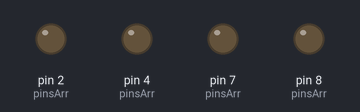
The sketch below on a simulated Arduino Uno, built with avr-gcc and run on an emulated ATmega328P. Shown: output pins drawn as LEDs (lit = HIGH).

Above: at 0.1 s.
At 4.1 s:
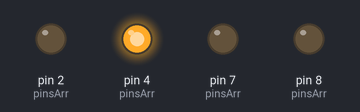
At 8.1 s:
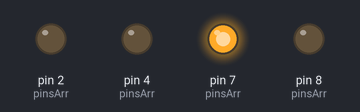
At 18.1 s:
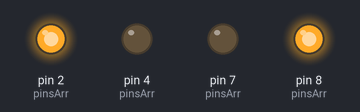
At 28.1 s:
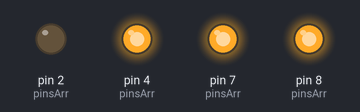
At 38.1 s:
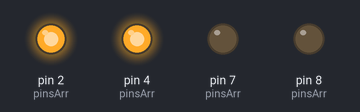
Timing chart, 0 to 40.0 s (numbered marks = the images above):
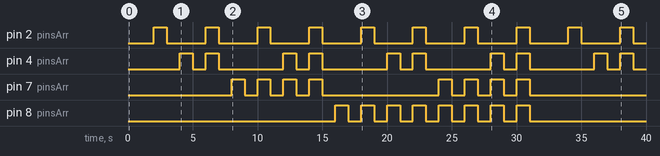

The sketch:

p02_binary_4bit_fun.ino
```cpp
void setPinsOut(int pinArr[], int size) {
    for (byte i = 0; i < size ; i++) {
        pinMode(pinArr[i], OUTPUT);
    }
}

void setPinsHigh(int pinArr[], int size) {
    for (byte i = 0; i < size ; i++) {
        digitalWrite(pinArr[i], HIGH);
    }
}

void setPinsLow(int pinArr[], int size) {
    for (byte i = 0; i < size ; i++) {
        digitalWrite(pinArr[i], LOW);
    }
}

void decimalToLED(int decimal, int bits, int ledArray[]) {
    if (decimal < pow(2, bits)) {
        int i = --bits;
        while (decimal > 0) {
            if (decimal % 2 == 1) {
                digitalWrite(ledArray[i], HIGH);
            }
            else {
                digitalWrite(ledArray[i], LOW);
            }
            decimal = decimal / 2;
            i--;

        }
    }
    else {
        for(int i = 0; i < 4; i++) {
            setPinsHigh(ledArray, bits);
            delay(1000);
            setPinsLow(ledArray, bits);
            delay(1000);
        }
    }
}
int pinsArr[] = {8, 7, 4, 2};

void setup()
{
    Serial.begin(115200);
    setPinsOut(pinsArr, 4);
}


void loop()
{

    for (int i = 0; i < 16; i++) {
        decimalToLED(i, 4, pinsArr);
        delay(1000);
        setPinsLow(pinsArr, 4);
        delay(1000);
    }
    // decimalToLED(7, 4, pinsArr);
}
```

Measured:
- by itself, pin 2 (pinsArr): alternates HIGH for 1.0 s and LOW for 3.0 s
- by itself, pin 4 (pinsArr): repeats every 8.0 s: LOW 1.0 s, HIGH 1.0 s, LOW 5.0 s, HIGH 1.0 s
- by itself, pin 7 (pinsArr): goes 3 × (HIGH 1.0 s, LOW 1.0 s), HIGH 1.0 s, LOW 9.0 s, 3 × (HIGH 1.0 s, LOW 1.0 s), HIGH 1.0 s, then LOW
- by itself, pin 8 (pinsArr): LOW → HIGH at 16.0 s, → LOW 1.0 s later, → HIGH 1.0 s later, → LOW 1.0 s later, … (16 changes in this stretch)
